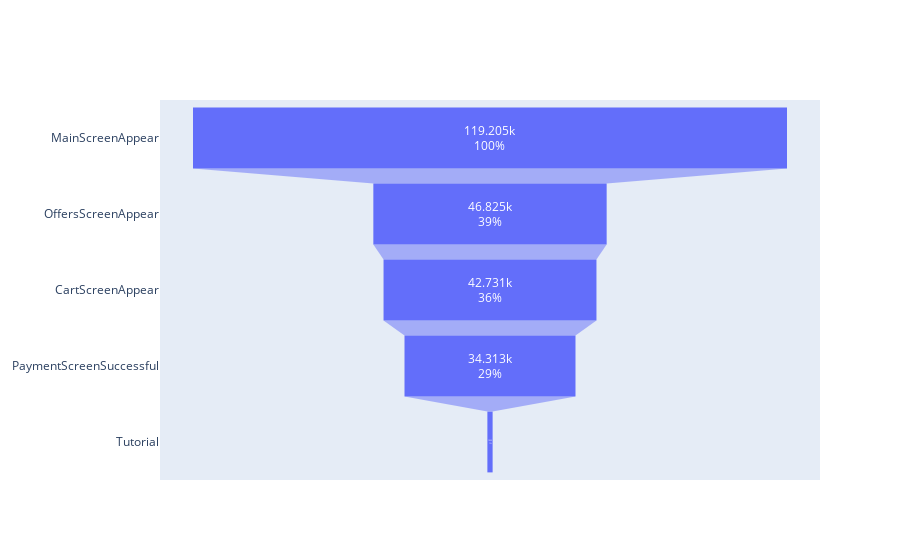

The notebook cell saved with this chart:
### Code cell
from plotly import graph_objects as go

page_views2 = df.groupby('EventName').agg({'DeviceIDHash': 'count'}).reset_index().sort_values(by='DeviceIDHash', ascending=False)

fig = go.Figure(go.Funnel(
    y = page_views2['EventName'],
    x = page_views2['DeviceIDHash'],
    textposition = "inside",
    textinfo = "value+percent initial")
    )

fig.show()
# эта воронка, как и предыдущая, показывает нам что наибольшее число пользователей "теряется" сразу после посещения главной страницы.
# что интересно, очень мало юзеров заходило на страницу Tutorial

### Figure 1 — Plotly figure (JSON) as saved in the notebook; plotly's stock layout.template omitted (floating-point values rounded to 4 significant figures)
{"data": [{"textinfo": "value+percent initial", "textposition": "inside", "type": "funnel", "x": [119205, 46825, 42731, 34313, 1052], "y": ["MainScreenAppear", "OffersScreenAppear", "CartScreenAppear", "PaymentScreenSuccessful", "Tutorial"]}], "layout": {"autosize": true, "xaxis": {"autorange": true, "range": [-66225, 66225], "type": "linear"}, "yaxis": {"autorange": true, "range": [4.5, -0.5], "type": "category"}}}
